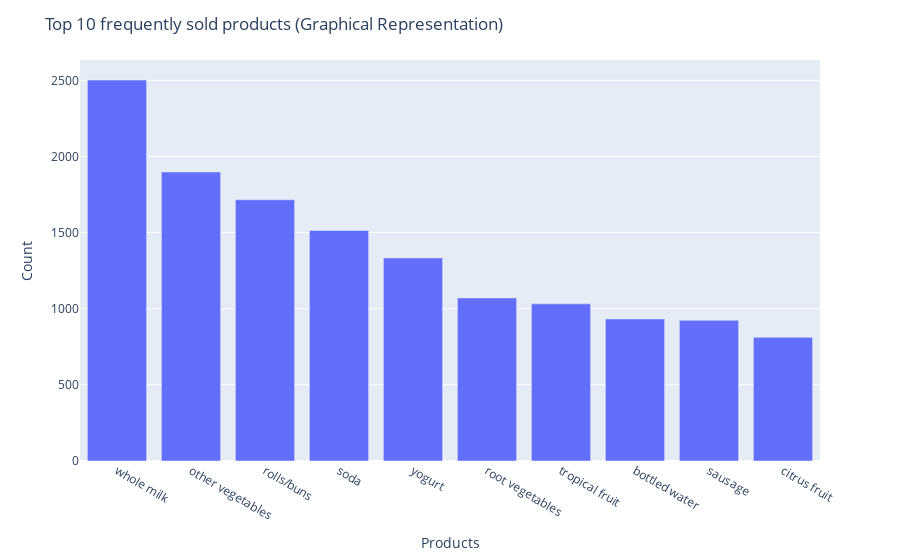

The notebook cell saved with this chart:
### Markdown cell above
### Data Exploration

### Code cell
print("Top 10 frequently sold products(Tabular Representation)")
x = data['itemDescription'].value_counts().sort_values(ascending=False)[:10]
fig = px.bar(x= x.index, y= x.values)
fig.update_layout(title_text= "Top 10 frequently sold products (Graphical Representation)", xaxis_title= "Products", yaxis_title="Count")
fig.show()

### Figure 1 — Plotly figure (JSON) as saved in the notebook; plotly's stock layout.template omitted (floating-point values rounded to 4 significant figures)
{"data": [{"alignmentgroup": "True", "hovertemplate": "x=%{x}<br>y=%{y}<extra></extra>", "legendgroup": "", "marker": {"color": "#636efa", "pattern": {"shape": ""}}, "name": "", "offsetgroup": "", "orientation": "v", "showlegend": false, "textposition": "auto", "type": "bar", "x": ["whole milk", "other vegetables", "rolls/buns", "soda", "yogurt", "root vegetables", "tropical fruit", "bottled water", "sausage", "citrus fruit"], "xaxis": "x", "y": [2502, 1898, 1716, 1514, 1334, 1071, 1032, 933, 924, 812], "yaxis": "y"}], "layout": {"barmode": "relative", "legend": {"tracegroupgap": 0}, "margin": {"t": 60}, "title": {"text": "Top 10 frequently sold products (Graphical Representation)"}, "xaxis": {"anchor": "y", "domain": [0, 1], "title": {"text": "Products"}}, "yaxis": {"anchor": "x", "domain": [0, 1], "title": {"text": "Count"}}}}
